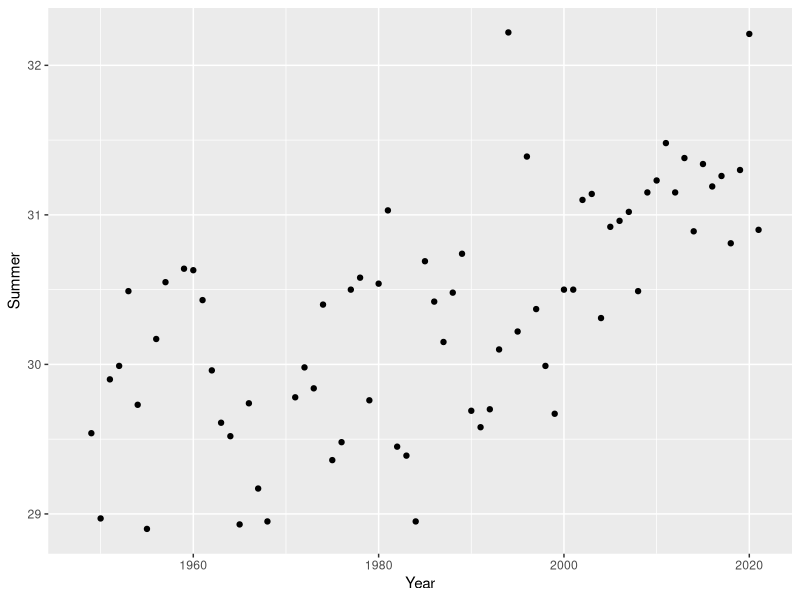
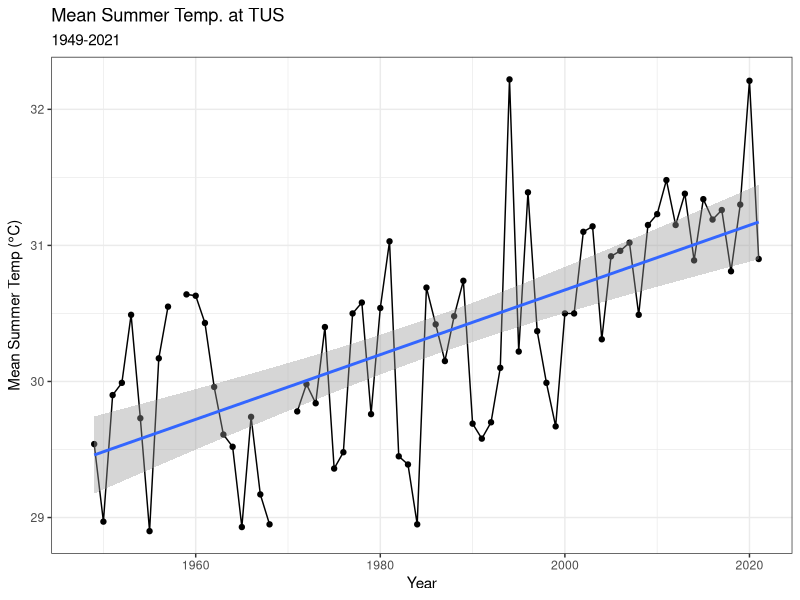
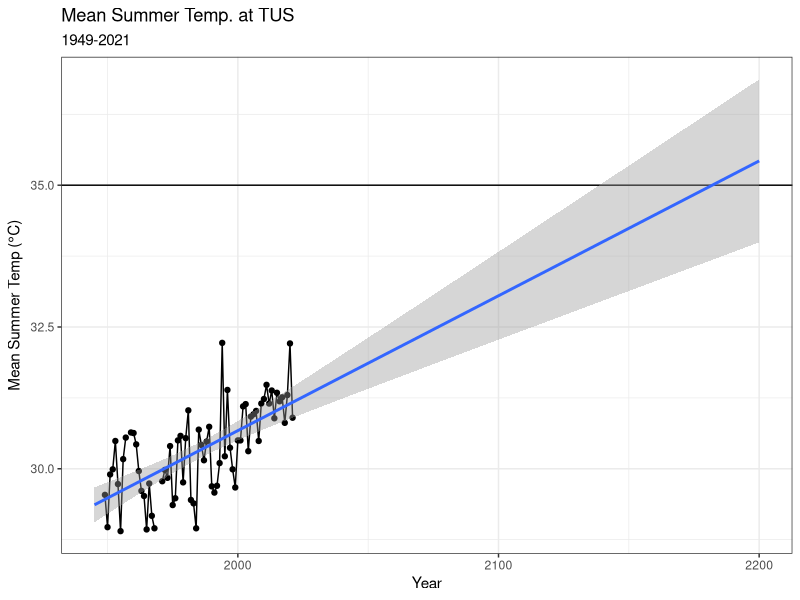
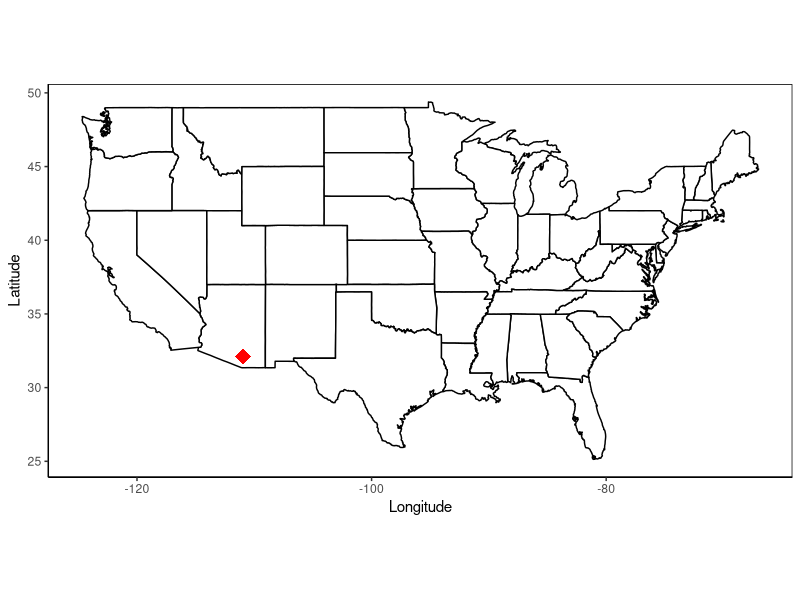
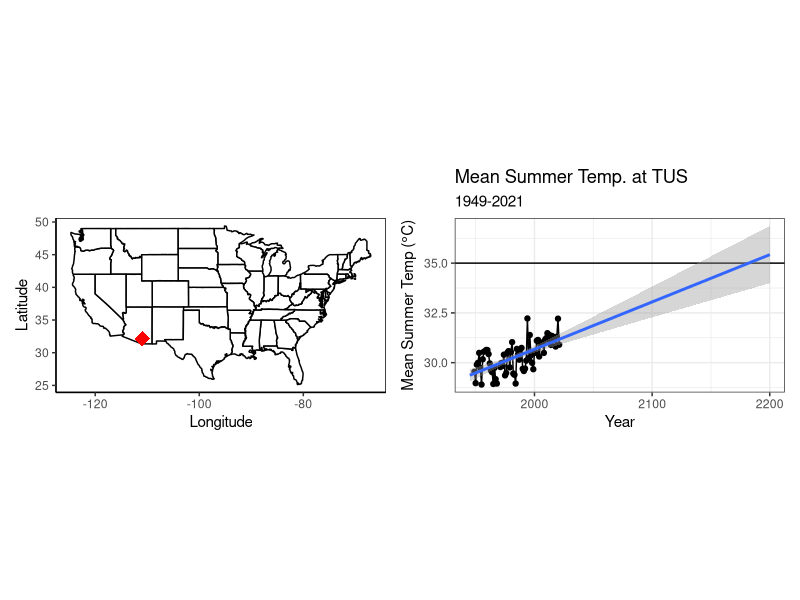
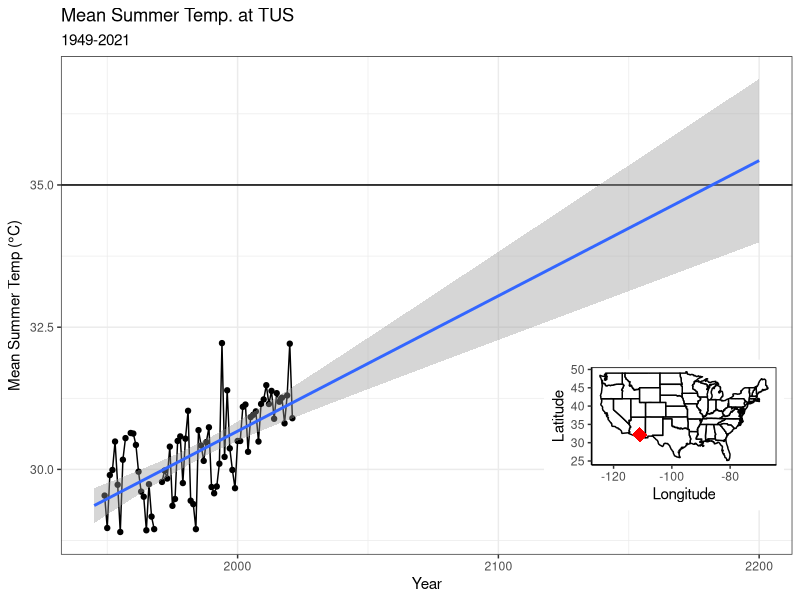
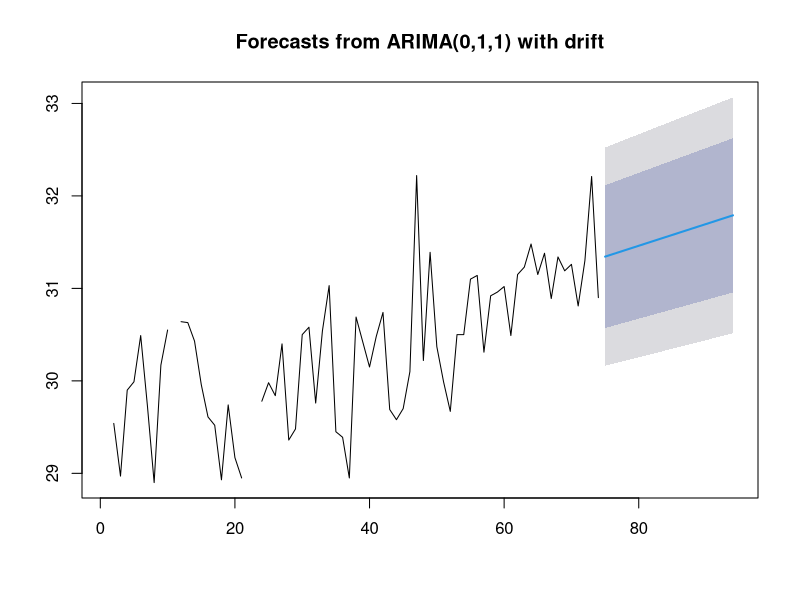
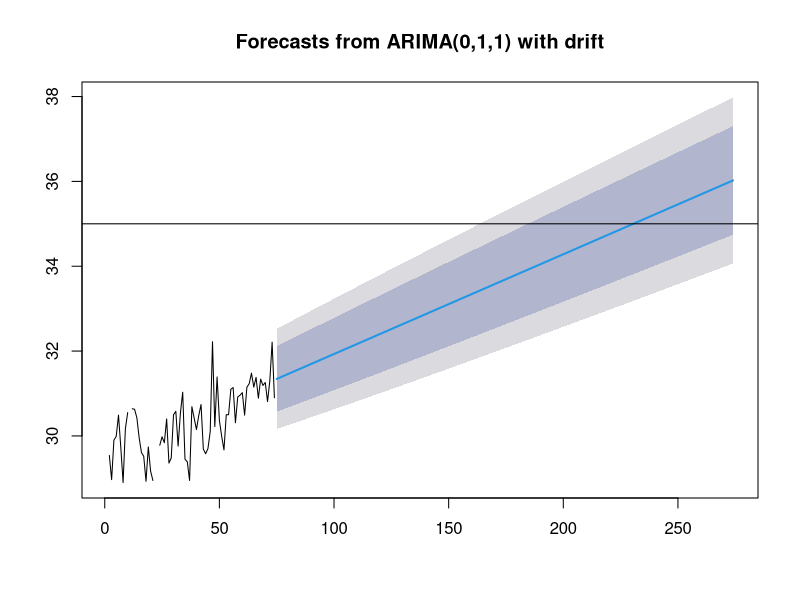

Write R code to recreate these figures, in order.
## ---- chunk 1
knitr::opts_chunk$set(echo = TRUE, message = FALSE, warning = FALSE)
## ---- chunk 2
library(tidyverse)
library(maps)
library(patchwork)
library(cowplot)
## ---- chunk 3
tucson <- read_csv("../data/Tucson_Intl_Airport_WS.csv")
## ---- chunk 4
glimpse(tucson)
## ---- chunk 5
tucson <- read_csv("../data/Tucson_Intl_Airport_WS.csv",
                   na = "999.9") %>% 
  rename(Summer = `J-J-A`, Year = YEAR)
glimpse(tucson)
## ---- chunk 6
ggplot(data = tucson, aes(x = Year, y = Summer)) +
  geom_point() 
## ---- chunk 7
ggplot(data = tucson, aes(x = Year, y = Summer)) +
  geom_point() +
  geom_line() +
  stat_smooth(method = 'lm') +
  labs(
    title = "Mean Summer Temp. at TUS",
    subtitle = "1949-2021",
    x = "Year",
    y = expression("Mean Summer Temp ("*degree*"C)")
  ) +
  theme_bw()

## ---- chunk 8
temp <- ggplot(data = tucson, aes(x = Year, y = Summer)) +
  geom_point() +
  geom_line() +
  geom_hline(yintercept = 35) + # 35 wet-bulb is too much
  xlim(1945, 2200) +
  stat_smooth(method = 'lm', fullrange = TRUE) +
  labs(
    title = "Mean Summer Temp. at TUS",
    subtitle = "1949-2021",
    x = "Year",
    y = expression("Mean Summer Temp ("*degree*"C)")
  ) +
  theme_bw()
temp
## ---- chunk 9
# get data for map of US
us_states <- map_data("state") %>% 
  rename(Latitude = lat, Longitude = long)

# make a dataframe that has TUS location
tucson_airport <- data.frame(
  Latitude = c(32.1314),
  Longitude = c(-110.9553)
)

# plot map with TUS
map <- ggplot(us_states) +
  geom_polygon(aes(x = Longitude, y = Latitude, group = group), 
               fill = "white", color = "black") +
  coord_quickmap() + 
  geom_point(tucson_airport, mapping = aes(x = Longitude, y = Latitude), 
             color = "red", size = 5, shape = 18) +
  theme_classic() +
  theme(panel.border = element_rect(color = "black", fill = NA))
map
## ---- chunk 10
plot <- map + temp
plot
## ---- chunk 11
# the ggdraw() and draw_plot() functions are from the `cowplot` package
ggdraw() +
  draw_plot(temp) +
  draw_plot(map, height = 0.3, width = 0.3, x = 0.68, y = 0.125)
  
## ---- chunk 12
library(forecast)

# time-series analysis
summer_ts <- ts(tucson$Summer)  # make temp data into a time series
model <- auto.arima(summer_ts)  # find the best ARIMA for the data
plot(forecast(model, h = 20))   # we can use the ARIMA to forecast 20 years out
plot(forecast(model, h = 200))  # also 200 years out
abline(h = 35)                  # add a line that indicates our cut-off
